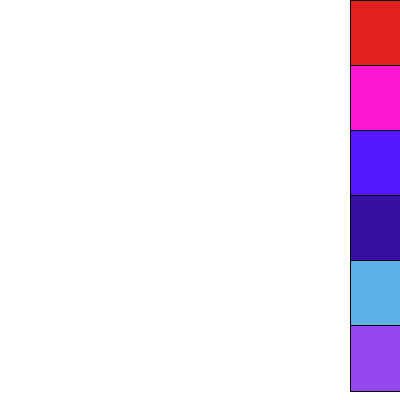
Frame 1 (no input)
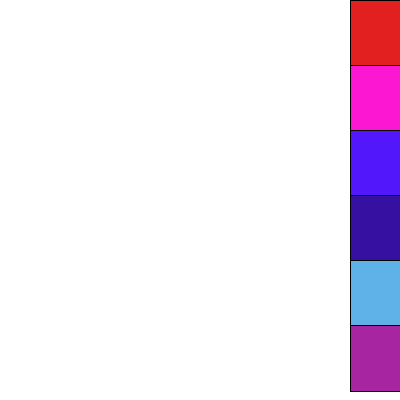
Frame 60 (the mouse pressed at the canvas centre just before this capture)
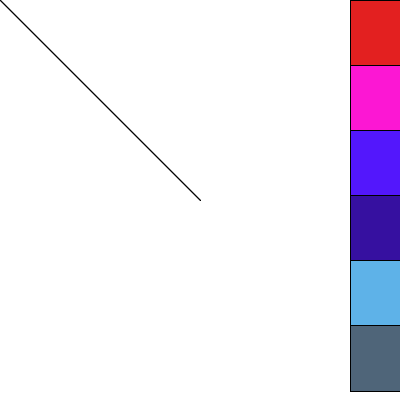
Frame 120 (the mouse held since frame 60 and released just before this capture)

The Processing sketch that drew these frames (run headless with seeded random() and noise(); from frame 60 on, the mouse is pressed at the canvas centre):

// Processing sketch: processing_167800
// ── processing_167800.pde

int a=#E32020;
int b=#FC17D3;
int c=#5317FC;
int d=#3610A0;
int e=#5EB2E8;
float f,g,h;

void setup()
{
  size(400,400);
  background(255);
  smooth();

}
void draw()
{
  f=random(40,210);
  g=random(10,245);
  h=random(0,255);
  
  fill(a);
  rect(350,0,height/6,width/6);
  fill (b);
  rect(350,65,height/6,width/6);
  fill(c);
  rect(350,130,height/6,width/6);
  fill(d);
  rect(350,195,height/6,width/6);
  fill(e);
  rect(350,260,height/6,width/6);
  fill(f,g,h);
  rect(350,325,height/6,width/6);
  if(mousePressed){
     line(pmouseX,pmouseY,mouseX,mouseY);
     
     }
    if((pmouseX>=350) &&(mouseX<400)&&(mouseY>=0)&&(mouseY<65))
    {
      stroke(a);
    }
if(mousePressed){
  line(pmouseX,pmouseY,mouseX,mouseY);
} 
if((pmouseX>=350)&&(mouseX<400)&&(mouseY>=65)&&(mouseY<130))
{
  stroke(b);

}
if((pmouseX>=350)&&(mouseX<400)&&(mouseY>130)&&(mouseY<195))
{
  stroke(c);
}
if((pmouseX>=350)&&(mouseX<400)&&(mouseY>195)&&(mouseY<260))
{
  stroke(d);
}
if((mouseX>=350)&&(mouseX<400)&&(mouseY>260)&&(mouseY<325))
{
  stroke(e);
}
if((mouseX>=350)&&(mouseY<400)&&(mouseY>325)&&(mouseY<390))
{
  stroke(f,g,h);
  
  
}
if(keyPressed){
  if(key==' ')
  {
    background(#FFFFFF);
  }
}
}
